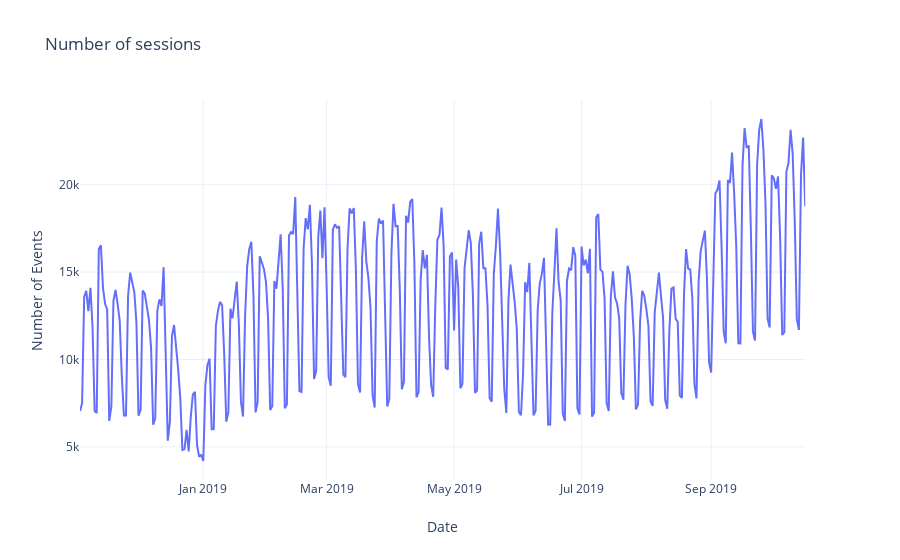

The notebook cell this image was saved under:
### Code cell
pe.line(weekly, x='Date', y='Number of Events', template=template, title="Number of sessions")

### Figure 1 — Plotly figure (JSON) as saved in the notebook; plotly's stock layout.template omitted (floating-point values rounded to 4 significant figures; data arrays with more than 128 entries replaced by an {"elided": "..."} marker saying what was removed)
{"data": [{"hoverlabel": {"namelength": 0}, "hovertemplate": "Date=%{x}<br>Number of Events=%{y}", "legendgroup": "", "line": {"color": "#636efa", "dash": "solid"}, "mode": "lines", "name": "", "showlegend": false, "type": "scatter", "x": {"elided": "348 str values"}, "xaxis": "x", "y": {"elided": "348 int values"}, "yaxis": "y"}], "layout": {"autosize": true, "legend": {"tracegroupgap": 0}, "title": {"text": "Number of sessions"}, "xaxis": {"anchor": "y", "autorange": true, "domain": [0, 0.98], "range": ["2018-11-03", "2019-10-16"], "title": {"text": "Date"}, "type": "date"}, "yaxis": {"anchor": "x", "autorange": true, "domain": [0, 1], "range": [3107.0, 24840.0], "title": {"text": "Number of Events"}, "type": "linear"}}}
